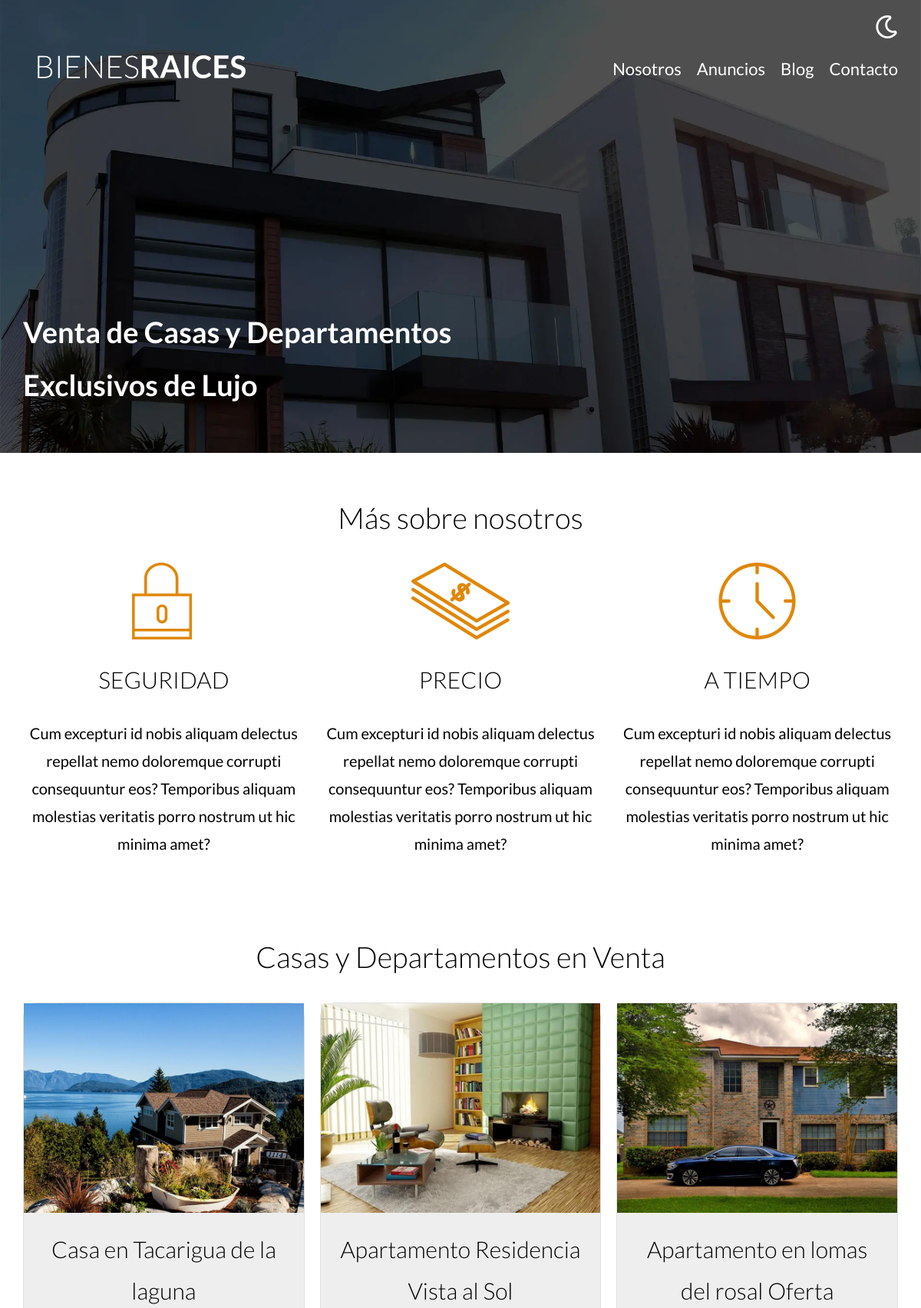
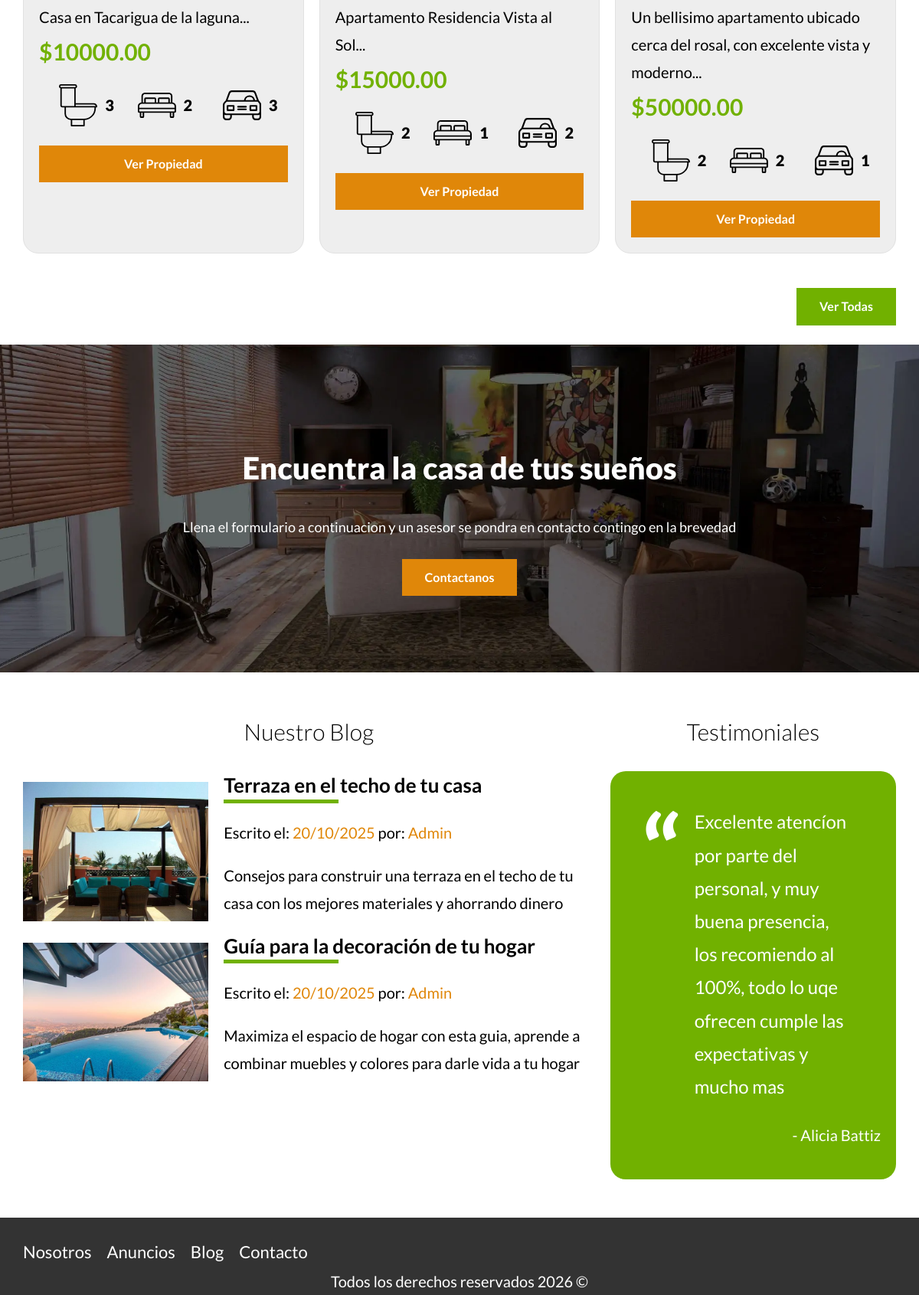
The page / on the database its author committed (2 pictures, top to bottom).
### tables this page shows
CREATE TABLE `propiedades` (
  `id` int NOT NULL AUTO_INCREMENT,
  `titulo` varchar(60) NOT NULL,
  `precio` decimal(10,2) NOT NULL,
  `imagenes` varchar(200) DEFAULT NULL,
  `descripcion` longtext NOT NULL,
  `habitaciones` int NOT NULL,
  `WC` int NOT NULL,
  `estacionamiento` int NOT NULL DEFAULT '0',
  `creado` date DEFAULT NULL,
  `vendedores_id` int NOT NULL,
  PRIMARY KEY (`id`),
  KEY `fk_propiedades_vendedores_idx` (`vendedores_id`),
  CONSTRAINT `fk_propiedades_vendedores` FOREIGN KEY (`vendedores_id`) REFERENCES `vendedores` (`id`)
);

### controllers/PaginasControllers.php (called while the page is built, shortened)
<?php
class PaginasControllers{
    public static function index(Router $router){
        $inicio = true;
        $propiedades = Propiedad::get(3);
        $router->render('paginas/index', [
            'inicio' => $inicio,
            'propiedades' => $propiedades
        ]);
    }
    }

### public/index.php (called while the page is built, shortened)
<?php
$router = new Router;
$router->get('/admin', [PropiedadControllers::class, 'index']);
$router->get('/propiedades/crear', [PropiedadControllers::class, 'crear']);
$router->post('/propiedades/crear', [PropiedadControllers::class, 'crear']);
$router->get('/propiedades/actualizar', [PropiedadControllers::class, 'actualizar']);
$router->post('/propiedades/actualizar', [PropiedadControllers::class, 'actualizar']);
$router->post('/propiedades/eliminar', [PropiedadControllers::class, 'eliminar']);
$router->get('/vendedores/crear', [VendedoresControllers::class, 'crear']);
$router->post('/vendedores/crear', [VendedoresControllers::class, 'crear']);
$router->post('/vendedores/eliminar', [VendedoresControllers::class, 'eliminar']);
$router->get('/vendedores/actualizar', [VendedoresControllers::class, 'actualizar']);
$router->post('/vendedores/actualizar', [VendedoresControllers::class, 'actualizar']);
$router->get('/', [PaginasControllers::class, 'index']);
$router->get('/nosotros', [PaginasControllers::class, 'nosotros']);
$router->get('/propiedades', [PaginasControllers::class, 'propiedades']);
$router->get('/propiedad', [PaginasControllers::class, 'propiedad']);
$router->get('/entrada', [PaginasControllers::class, 'entrada']);
$router->get('/blog', [PaginasControllers::class, 'blog']);
$router->get('/contacto', [PaginasControllers::class, 'contacto']);
$router->post('/contacto', [PaginasControllers::class, 'contacto']);
$router->get('/error404', [PaginasControllers::class, 'error404']);
$router->get('/login', [LoginControllers::class, 'login']);
$router->post('/login', [LoginControllers::class, 'login']);
$router->get('/logout', [LoginControllers::class, 'logout']);
$router->comprobarRutas();

### models/activeRecords.php (called while the page is built, shortened)
<?php
class activeRecords{
    protected static $db;
    protected static $tabla = "";
    public static function setDB($database){
        self::$db = $database;
    }
    public static function get($i){
    $query = "SELECT * FROM " . static::$tabla . " LIMIT " . $i;
    $resultado = self::consultarSql($query);
    return $resultado;
    }
    public static function consultarSql($query){
        $resultado = self::$db->query($query);
        $array = [];
        while($registro = $resultado->fetch_assoc()){
            $array[] = static::crearObjetivo($registro);
        }
        return $array;
    }
    public static function crearObjetivo($registro){
        $objeto = new static;
        foreach($registro as $key => $value){
            if(property_exists($objeto, $key)){
                $objeto->$key = $value;
            }
        }
        return $objeto;
    }
}

### views/paginas/listado.php (the view)
<div class="contenedor-anuncios">
    <?php foreach($propiedades as $propiedad): ?>
    <div class="anuncio">
        <img class="img2" src="/public/imagenes/<?php echo $propiedad->imagenes; ?>" alt="anuncio" loading="lazy">
                <div class="contenido-anuncio">
                    <h3><?php echo $propiedad->titulo; ?></h3>
                    <p><?php echo substr($propiedad->descripcion, 0, 100) . '...'; ?></p>
                    <p class="precio">$<?php echo $propiedad->precio; ?></p>
                    <ul class="iconos-caracteristicas">
                        <li>
                            <img class="icono" src="/public/build/img/icono_wc.svg" alt="icono baños">
                            <p><?php echo $propiedad->WC; ?></p>
                        </li>
                        <li>
                            <img class="icono" src="/public/build/img/icono_dormitorio.svg" alt="icono dormitorio">
                            <p><?php echo $propiedad->habitaciones; ?></p>
                        </li>
                        <li>
                            <img class="icono" src="/public/build/img/icono_estacionamiento.svg" alt="icono baños">
                            <p><?php echo $propiedad->estacionamiento; ?></p>
                        </li>
                    </ul>
                    <a href="/public/propiedad?id=<?php echo $propiedad->id; ?>" class="boton-amarillo-block">
                        ver propiedad
                    </a>
        </div>
    </div>
    <?php endforeach; ?>
</div>

### views/paginas/index.php
<main class="contenedor seccion">
    <h1>Más sobre nosotros</h1>
    <div class="iconos-nosotros">
        <div class="icono">
            <img src="/public/build/img/icono1.svg" alt="Icono Seguridad" loading="lazy">
            <h3>Seguridad</h3>
            <p>Cum excepturi id nobis aliquam delectus repellat nemo doloremque corrupti consequuntur eos? Temporibus aliquam molestias veritatis porro nostrum ut hic minima amet?</p>
        </div>
        <div class="icono">
            <img src="/public/build/img/icono2.svg" alt="Icono Precio" loading="lazy">
            <h3>Precio</h3>
            <p>Cum excepturi id nobis aliquam delectus repellat nemo doloremque corrupti consequuntur eos? Temporibus aliquam molestias veritatis porro nostrum ut hic minima amet?</p>
        </div>
        <div class="icono">
            <img src="/public/build/img/icono3.svg" alt="Icono tiempo" loading="lazy">
            <h3>A tiempo</h3>
            <p>Cum excepturi id nobis aliquam delectus repellat nemo doloremque corrupti consequuntur eos? Temporibus aliquam molestias veritatis porro nostrum ut hic minima amet?</p>
        </div>
    </div>
</main>
<section class="seccion contenedor">
    <h1>Casas y Departamentos en Venta</h1>
    <?php $limite = 3; include 'listado.php'; ?>
    <div class="alinear-derecha">
        <a href="/public/propiedades" class="boton-verde">Ver todas</a>
    </div>
</section>
<section class="imagen-contacto">
    <h2>Encuentra la casa de tus sueños</h2>
    <p>Llena el formulario a continuacion y un asesor se pondra en contacto contingo en la brevedad</p>
    <a href="/public/contacto" class="boton-amarillo-block">Contactanos</a>
</section>
<div class="contenedor seccion seccion-inferior">
    <section class="blog">
        <h3>Nuestro Blog</h3>
        <article class="entrada-blog">
            <div class="image">
                <picture>
                    <source srcset="/public/build/img/blog1.webp" type="img/webp" >
                    <source srcset="/public/build/img/blog1.jpg" type="img/jpeg" >
                    <img src="/public/build/img/blog1.jpg" alt="imagen de entrada de blog" loading="lazy">
                </picture>
            </div>
            <div class="texto-entrada">
                <a href="/public/entrada">
                    <h4>Terraza en el techo de tu casa</h4>
                    <p class="informacion-meta">Escrito el: <span>20/10/2025</span> por: <span>Admin</span></p>
                    <p>Consejos para construir una terraza en el techo de tu casa con los mejores materiales y ahorrando dinero</p>
                </a>
            </div>
        </article>
        <article class="entrada-blog">
            <div class="image">
                <picture>
                    <source srcset="/public/build/img/blog2.webp" type="img/webp" >
                    <source srcset="/public/build/img/blog2.jpg" type="img/jpeg" >
                    <img src="/public/build/img/blog2.jpg" alt="imagen de entrada de blog" loading="lazy">
                </picture>
            </div>
            <div class="texto-entrada">
                <a href="/public/entrada">
                    <h4>Guía para la decoración de tu hogar</h4>
                    <p class="informacion-meta">Escrito el: <span>20/10/2025</span> por: <span>Admin</span></p>
                    <p>Maximiza el espacio de hogar con esta guia, aprende a combinar muebles y colores para darle vida a tu hogar</p>
                </a>
            </div>
        </article>
    </section>
    <section class="testimoniales">
        <h3>Testimoniales</h3>
        <div class="testimonial">
            <blockquote>
                Excelente atencíon por parte del personal, y muy buena presencia, los recomiendo al 100%, todo lo uqe ofrecen cumple las expectativas y mucho mas
            </blockquote>
            <p>- Alicia Battiz</p>
        </div>
    </section>
</div>

### Router.php (shortened to what this page needs)
<?php
class Router{
    public $rutasGet = [];
    public $rutasPost = [];
    public function get($url, $fn){
        $this->rutasGet[$url] = $fn;
    }
    public function post($url, $fn){
        $this->rutasPost[$url] = $fn;
    }
    public function comprobarRutas(){
        $urlActual = $_SERVER['PATH_INFO'] ?? '/';
        $metodo = $_SERVER['REQUEST_METHOD'];
        if($metodo == 'GET'){
            $fn = $this->rutasGet[$urlActual] ?? NULL;
            }else{
            $fn = $this->rutasPost[$urlActual] ?? NULL;
        }
        if($fn){
            call_user_func($fn, $this);
        }else{
            header('Location: /public/error404');
        }
    }
    public function render($view, $datos = []) {
        include __DIR__ . "/views/$view.php";
        $contenido = ob_get_clean();
        include __DIR__ . "/views/layout.php";
    }
}

### views/layout.php (shortened to what this page needs)
<!DOCTYPE html>
<html lang="en">
<head>
    <link rel="stylesheet" href="/public/build/css/app.css">
</head>
<body>
<div class="espacio-footer">
    <header class="header <?php echo $inicio ? 'inicio' : ''; ?>">
        <div class="contenedor contenido-header">
            <div class="barra">
                <a href="/public">
                    <img src="/public/build/img/logo.svg" alt="Logo">
                </a>
                <div class="derecha">
                    <img class="dark-mode-boton" src="/public/build/img/dark-mode.svg" alt="boton modo oscuro">
                    <nav class="navegacion">
                        <a href="/public/nosotros">Nosotros</a>
                        <a href="/public/propiedades">Anuncios</a>
                        <a href="/public/blog">Blog</a>
                        <a href="/public/contacto">Contacto</a>
                    </nav>
                </div>
            </div>
            <?php echo $inicio ? '<h1>Venta de Casas y Departamentos Exclusivos de Lujo</h1>' : ''; ?>
        </div>
    </header>
    <?php echo $contenido; ?>
    <?php $fecha = date('Y'); ?>
<footer class="footer seccion">
        <div class="contenedor contenedor-footer">
            <nav class="navegacion">
                        <a href="/public/nosotros">Nosotros</a>
                        <a href="/public/propiedades">Anuncios</a>
                        <a href="/public/blog">Blog</a>
                        <a href="/public/contacto">Contacto</a>
                </nav>
        </div>
        <p class="copyright">Todos los derechos reservados <?php echo $fecha; ?> &copy;</p>
    </footer>
</div>
</body>
</html>

### rows shown on the page
propiedades: imagenes (picture), titulo "Casa en Tacarigua de la laguna", descripcion "Casa en Tacarigua de la laguna", precio "10000.00", WC "3", habitaciones "2", estacionamiento "3"
propiedades: imagenes (picture), titulo "Apartamento Residencia Vista al Sol", descripcion "Apartamento Residencia Vista al Sol", precio "15000.00", WC "2", habitaciones "1", estacionamiento "2"
propiedades: imagenes (picture), titulo "Apartamento en lomas del rosal Oferta", descripcion "Un bellisimo apartamento ubicado cerca del rosal, con excelente vista y moderno", precio "50000.00", WC "2", habitaciones "2", estacionamiento "1"
